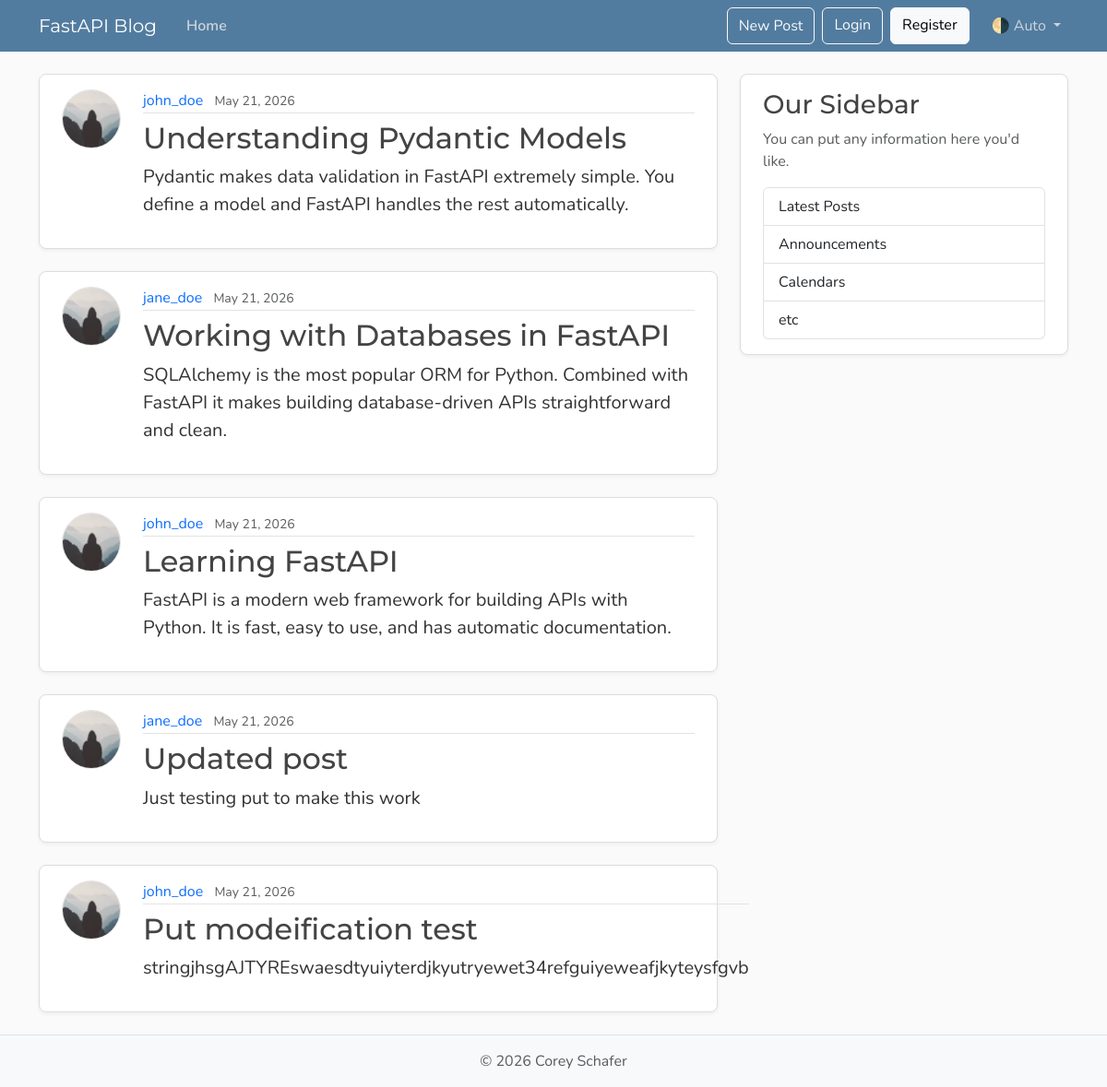
Page /posts on the earlier database version.
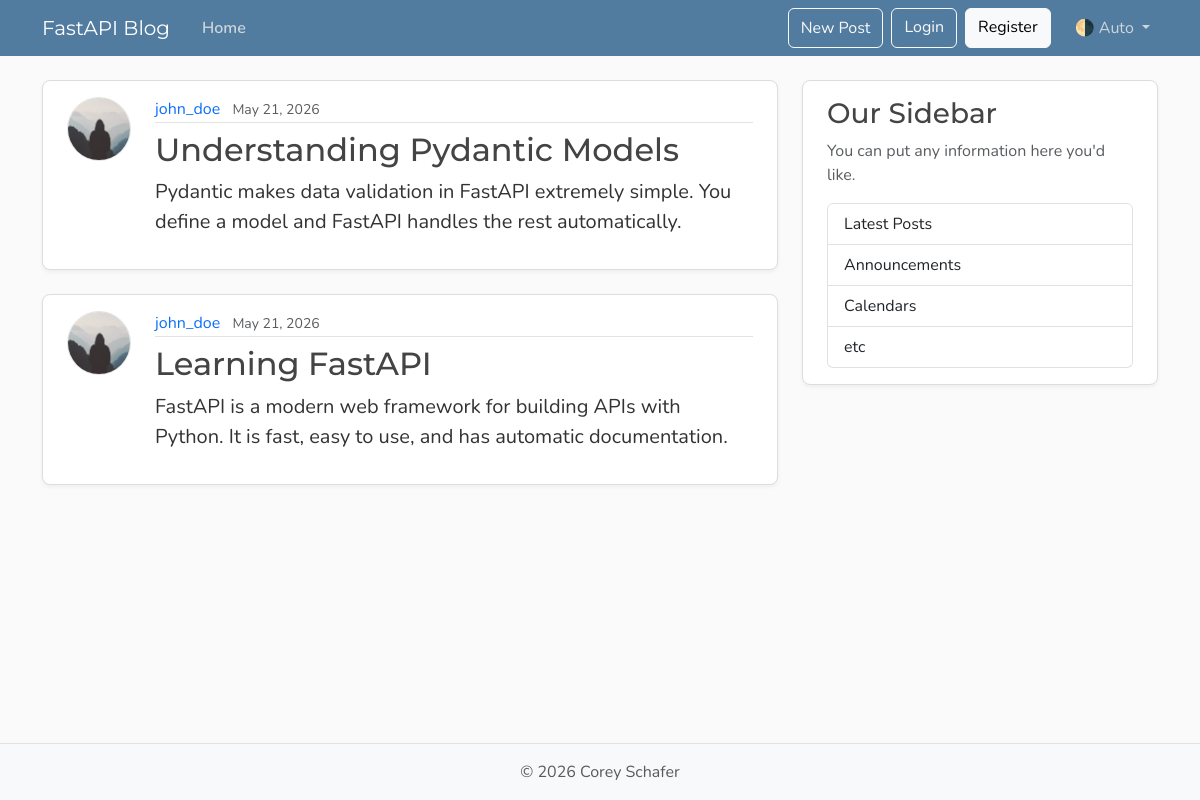
Same page on the later database version.
### BasicBlog/app/models.py (models this page shows, shortened)
class Post(Base):
    __tablename__ = "posts"
    id: Mapped[int] = mapped_column(Integer, primary_key=True, index=True)
    title: Mapped[str] = mapped_column(String(100), nullable=False)
    content: Mapped[str] = mapped_column(Text, nullable=False)
    user_id: Mapped[int] = mapped_column(
                                Integer,
                                ForeignKey("users.id", ondelete="CASCADE"),
                                nullable=False,
                                index=True
                            )
    date_posted: Mapped[datetime] = mapped_column(
                                       DateTime(timezone=True),
                                       default=lambda: datetime.now(UTC)
                                    )
    updated_at: Mapped[datetime] = mapped_column(
                                      DateTime(timezone=True),
                                      default=lambda: datetime.now(UTC),
                                      onupdate=lambda: datetime.now(UTC)
                                    )
    author: Mapped[User] = relationship(back_populates="posts")

class User(Base):
    __tablename__ = "users"
    id: Mapped[int] = mapped_column(Integer, primary_key=True, index=True)
    username: Mapped[str] = mapped_column(String(50), unique=True, nullable=False)
    email: Mapped[str] = mapped_column(String(200), unique=True, nullable=False)
    full_name: Mapped[str] = mapped_column(String(150), nullable=False)  # ← fixed
    image_file: Mapped[str | None] = mapped_column(String(200), nullable=True, default=None)
    password: Mapped[str] = mapped_column(String(255), nullable=False)
    posts: Mapped[list[Post]] = relationship(back_populates="author", cascade="all, delete-orphan")

### BasicBlog/app/main.py (the view)
@app.get("/", include_in_schema=False, name="home")
@app.get("/posts", include_in_schema=False, name="posts")
def home(request: Request, db: Annotated[Session, Depends(get_db)]):
    posts = db.execute(
        select(models.Post).order_by(models.Post.date_posted.desc())
    ).scalars().all()
    return templates.TemplateResponse(
        request=request,
        name="home.html",
        context={"posts": posts}
    )

### BasicBlog/templates/home.html
{% extends "layout.html" %}
{% block content %}
  {% for post in posts %}
    <article class="content-section py-3 px-4 mb-4">
      <div class="d-flex align-items-start gap-4">
        <img class="rounded-circle article-img flex-shrink-0"
             src="{{ url_for('static', path='profile_pics/default.jpg') }}"
             alt="{{ post.author }}'s profile picture"
             width="64"
             height="64"
             loading="lazy">
        <div class="flex-grow-1">
          <div class="article-metadata mb-2">
            <a class="me-2" href="#">{{ post.author }}</a>
            <small class="text-body-secondary">{{ post.date_posted | format_date}}</small>
          </div>
          <h2>
            <a class="article-title" href="{{ url_for("post", post_id=post.id) }}">{{ post.title }}</a>
          </h2>
          <p class="article-content">{{ post.content }}</p>
        </div>
      </div>
    </article>
  {% endfor %}
{% endblock content %}

### BasicBlog/templates/layout.html (shortened to what this page needs)
<!DOCTYPE html>
<html lang="en">
    <head>
        <link href="https://cdn.jsdelivr.net/npm/bootstrap@5.3.8/dist/css/bootstrap.min.css"
              rel="stylesheet"
>
        <link rel="stylesheet"
              type="text/css"
              href="{{ url_for("static", path='css/main.css') }}">
    </head>
    <body class="d-flex flex-column min-vh-100">
        <header class="site-header">
            <nav class="navbar navbar-expand-md bg-steel fixed-top"
                 data-bs-theme="dark">
                <div class="container">
                    <a class="navbar-brand me-4" href="{{ url_for("home") }}">FastAPI Blog</a>
                    <div class="collapse navbar-collapse" id="navbarToggle">
                        <div class="navbar-nav me-auto">
                            <a class="nav-link active"
                               aria-current="page"
                               href="{{ url_for("home") }}">Home</a>
                        </div>
                        <div class="navbar-nav">
                            <button class="btn btn-outline-light mb-2 mb-md-0 me-md-2"
                                    type="button"
                                    data-bs-toggle="modal"
                                    data-bs-target="#createPostModal">New Post</button>
                            <a class="btn btn-outline-light mb-2 mb-md-0 me-md-2" href="#">Login</a>
                            <a class="btn btn-light mb-2 mb-md-0 me-md-3" href="#">Register</a>
                            <div class="nav-item dropdown">
                                <a class="nav-link dropdown-toggle"
                                   href="#"
                                   role="button"
                                   id="bd-theme"
                                   data-bs-toggle="dropdown"
                                   aria-expanded="false">
                                    <span id="bd-theme-text">🌗 Auto</span>
                                </a>
                            </div>
                        </div>
                    </div>
                </div>
            </nav>
        </header>
        <main role="main" class="container">
            <div class="row">
                <div class="col-md-8">
                    {% block content %}
                    {% endblock content %}
                </div>
                <aside class="col-md-4">
                    <div class="content-section py-3 px-4 mb-4">
                        <h3>Our Sidebar</h3>
                        <p class="text-body-secondary">You can put any information here you'd like.</p>
                        <ul class="list-group">
                            <li class="list-group-item">Latest Posts</li>
                            <li class="list-group-item">Announcements</li>
                            <li class="list-group-item">Calendars</li>
                            <li class="list-group-item">etc</li>
                        </ul>
                    </div>
                </aside>
            </div>
        </main>
        <footer class="mt-auto py-3 bg-body-tertiary border-top">
            <div class="container text-center">
                <p class="text-body-secondary mb-0">
                    © <span id="year"></span> Corey Schafer
                </p>
            </div>
        </footer>
    </body>
</html>

### BasicBlog/static/css/main.css (style rules this page uses)
:root { --font-heading: "Montserrat", system-ui, -apple-system, BlinkMacSystemFont, sans-serif; --font-body: "Nunito", system-ui, -apple-system, BlinkMacSystemFont, sans-serif; --color-bg-body: #fafafa; --color-bg-content: #ffffff; --color-text-primary: #333333; --color-text-heading: #444444; --color-steel: #527c9f; --color-nav-link: #cbd5db; --color-nav-link-hover: #ffffff; --color-link-hover: #428bca; --color-border: #dddddd; --color-border-light: #e3e3e3; --spacing-xl: 5rem; --article-img-size: 4rem; --account-img-size: 7.813rem; }
body { font-family: var(--font-body); background: var(--color-bg-body); color: var(--color-text-primary); }
main { padding-top: var(--spacing-xl); }
h1, h2, h3, h4, h5, h6 { font-family: var(--font-heading); color: var(--color-text-heading); }
.navbar-brand { font-family: var(--font-heading); }
a { text-decoration: none; }
.bg-steel { background-color: var(--color-steel); }
.site-header .navbar-nav .nav-link { color: var(--color-nav-link); transition: color 0.2s ease-in-out; }
.site-header .navbar-nav .nav-link.active { font-weight: 600; }
.content-section { background: var(--color-bg-content); border: 1px solid var(--color-border); border-radius: 0.5rem; box-shadow: 0 2px 4px rgba(15, 23, 42, 0.05); transition: box-shadow 0.15s ease, transform 0.15s ease, border-color 0.15s ease; }
.article-title { color: var(--color-text-heading); transition: color 0.2s ease-in-out; }
.article-content { white-space: pre-line; font-size: 1.25rem; }
.article-img { height: var(--article-img-size); width: var(--article-img-size); flex-shrink: 0; object-fit: cover; border: 1px solid var(--color-border-light); box-shadow: 0 0 0 2px var(--color-bg-content); }
.article-metadata { padding-bottom: 0.063rem; border-bottom: 1px solid var(--color-border-light); }
.article-metadata a { transition: color 0.2s ease-in-out; }
[data-bs-theme="dark"] { --color-bg-body: #1a1a1a; --color-bg-content: #2d2d2d; --color-text-primary: #e0e0e0; --color-text-heading: #f0f0f0; --color-border: #404040; --color-border-light: #4a4a4a; }

Differences in the rows shown:
removed Post: author "jane_doe", date_posted "May 21, 2026", title "Working with Databases in FastAPI", content "SQLAlchemy is the most popular ORM for Python. Combined with FastAPI it makes building database-driven APIs straightforward and clean."
removed Post: author "jane_doe", date_posted "May 21, 2026", title "Updated post", content "Just testing put to make this work"
removed Post: author "john_doe", date_posted "May 21, 2026", title "Put modeification test", content "stringjhsgAJTYREswaesdtyuiyterdjkyutryewet34refguiyeweafjkyteysfgvb"
